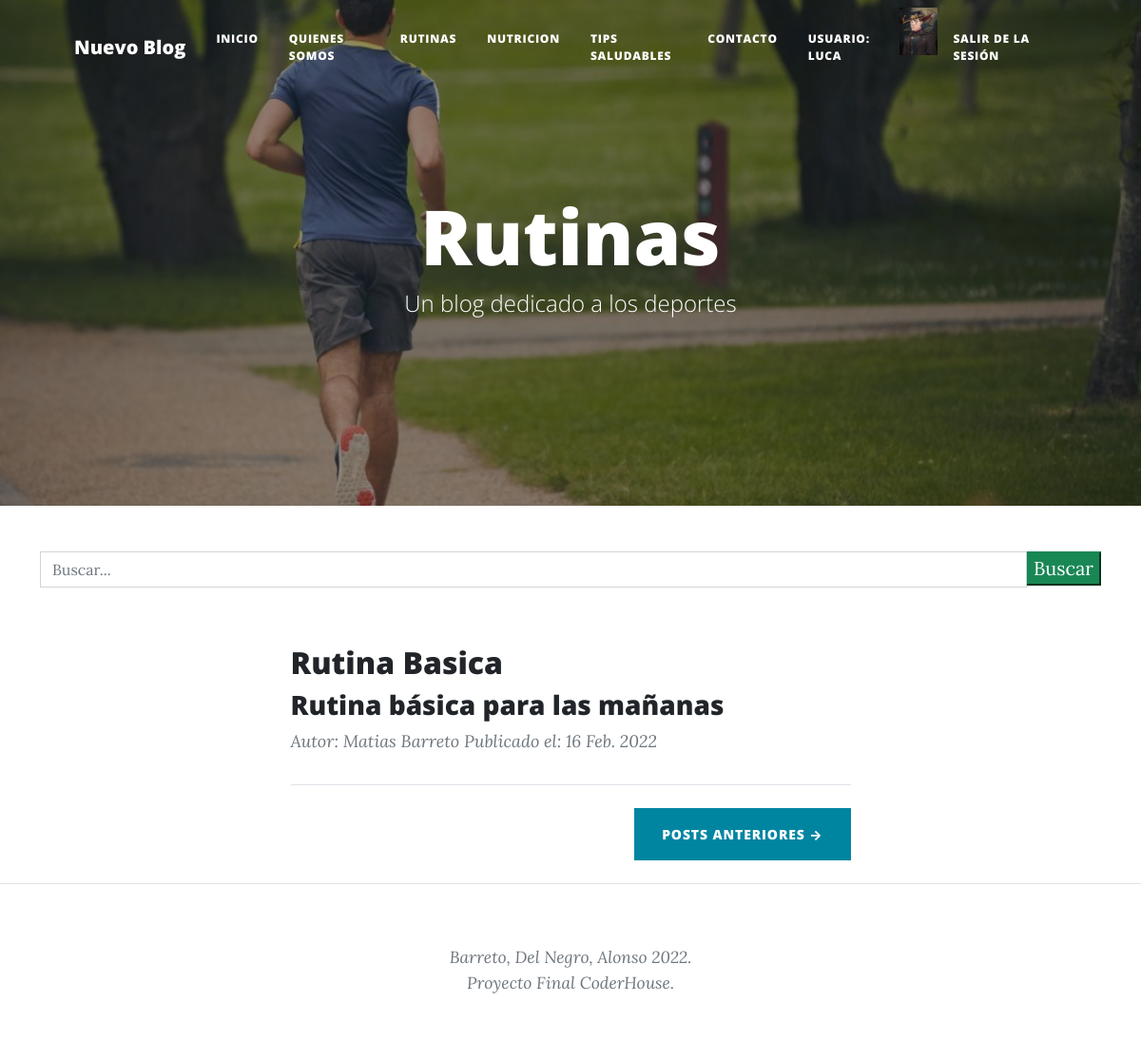
Page /rutinas (signed in) on the committed database.
### app_blog/models.py (models this page shows, shortened)
class Post(Model):
    id = models.AutoField(primary_key = True)
    titulo = models.CharField('Título', max_length = 100, blank = False, null = False)
    autor = models.ForeignKey(Autor, on_delete = models.CASCADE)
    categoria = models.ForeignKey(Categoria, on_delete=models.CASCADE)
    descripcion = models.CharField('Descripción', max_length=255, blank=False, null=False)
    contenido = RichTextField()
    imagen = models.URLField('Imagen', max_length=255, blank=False, null=False)
    slug = models.SlugField('Slug', max_length = 100, blank = False, null = False)
    estado = models.BooleanField('Publicado/No Publicado', default = True)
    fecha_creacion = models.DateField('Fecha de Creación', auto_now = False, auto_now_add = True)
    class Meta:
        verbose_name = 'Post'
        verbose_name_plural = "Posts"

class Autor(Model):
    id = models.AutoField(primary_key = True)
    nombre = models.CharField('Nombre', max_length = 255, null = False, blank = False)
    apellido = models.CharField('Apellido', max_length = 255, null = False, blank = False)
    twitter = models.URLField('Twitter', null = True, blank = True)
    web = models.URLField('Web Site', null = True, blank = True)
    email = models.EmailField ('E-mail', null = False, blank = False)
    estado = models.BooleanField('Autor Activo/Autor Inactivo', default = True)
    fecha_creacion = models.DateField('Fecha de Creación', auto_now = False, auto_now_add = True)
    class Meta:
        verbose_name = 'Autor'
        verbose_name_plural = 'Autores'
    def __str__(self):
        return f'Autor: {self.nombre} {self.apellido}'

### app_blog/views.py (the view, shortened to what this page needs)
# urls.py: path('rutinas', login_required(rutinas), name='rutinas'),
def rutinas(request):
    queryset = request.GET.get("buscar")
    post = Post.objects.filter(
        estado=True,
        categoria=Categoria.objects.get(nombre__iexact='Rutinas')
    )
    avatares = Avatar.objects.filter(user=request.user.id)
    if avatares:
        avatar_url = avatares.last().imagen.url
    else:
        avatar_url = ''
    return render(request, 'rutinas.html', {'avatar_url': avatar_url,'post': post})

### templates/rutinas.html (shortened to what this page needs)
{% extends "padre.html" %}
{% load static %}
{% block titulos_secciones %}
Rutinas
{% endblock titulos_secciones %}
{% block imagen_header %}
{% static 'app_blog/assets/img/rutinas.jpg' %}
{% endblock imagen_header %}

### templates/padre.html (shortened to what this page needs)
<!DOCTYPE html>
<html lang="es">
{% load static %}
    <head>
        <link href="{% static 'app_blog/css/styles.css' %}" rel="stylesheet" />
    </head>
    <body>
        <nav class="navbar navbar-expand-lg navbar-light" id="mainNav">
            <div class="container px-4 px-lg-5">
                <a class="navbar-brand" href="{% url 'index' %}">Nuevo Blog</a>
                <div class="collapse navbar-collapse" id="navbarResponsive">
                    <ul class="navbar-nav ms-auto py-4 py-lg-0">
                        <li class="nav-item"><a class="nav-link px-lg-3 py-3 py-lg-4" href="{% url 'index' %}">Inicio</a></li>
                        <li class="nav-item"><a class="nav-link px-lg-3 py-3 py-lg-4" href="{% url 'about' %}">Quienes somos</a></li>
                        <li class="nav-item"><a class="nav-link px-lg-3 py-3 py-lg-4" href="{% url 'rutinas' %}">Rutinas</a></li>
                        <li class="nav-item"><a class="nav-link px-lg-3 py-3 py-lg-4" href="{% url 'nutricion' %}">Nutricion</a></li>
                        <li class="nav-item"><a class="nav-link px-lg-3 py-3 py-lg-4" href="{% url 'saludable' %}">Tips saludables</a></li>
                        <li class="nav-item"><a class="nav-link px-lg-3 py-3 py-lg-4" href="{% url 'contacto' %}">Contacto</a></li>
                        <li class="nav-item"><a class="nav-link px-lg-3 py-3 py-lg-4" href="{% url 'editar_perfil' %}">Usuario: {{user.username}}</a></li>
                        {% if avatar_url == '' %}
                        <li> <a href="{% url 'avatar_add' %}"><img src="{% static 'app_blog\assets\img\anonimo01.jpg' %}"height= "50px"/> </a></li>
                        {% else %}
                        <li> <a href="{% url 'avatar_add' %}"><img src="{{avatar_url}}"height= "50px"/> </a></li>
                        {% endif %}
                        <li class="nav-item"><a class="nav-link px-lg-3 py-3 py-lg-4" href="{% url 'logout' %}">Salir de la sesión</a></li>
                    </ul>
                </div>
            </div>
        </nav>
        <header class="masthead" style="background-image: url({% block imagen_header %}{% static 'app_blog/assets/img/home-bg.jpg' %}{% endblock imagen_header %})">
            <div class="container position-relative px-4 px-lg-5">
                <div class="row gx-4 gx-lg-5 justify-content-center">
                    <div class="col-md-10 col-lg-8 col-xl-7">
                        <div class="site-heading">
                            <h1>{% block titulos_secciones %}Nuevo Blog{% endblock titulos_secciones %}</h1>
                            {% block subtitulo %}<span class="subheading">Un blog dedicado a los deportes</span>{% endblock subtitulo %}
                        </div>
                    </div>
                </div>
            </div>
        </header>
{% block barra_busqueda %}
<div class ="container">
    <div class = "row">
        <div class="col-md-12 search">
            <form method="get">
                <div id ="custom-search-input">
                    <div class="input-group col-md-12">
                        <input type="text" class="form-control" placeholder="Buscar..." name="buscar" value = "{{ request.GET.buscar }}">
                        <span class="input-group-list">
                            <button type="submit" class="boton btn-success">Buscar</button>
                        </span>
                    </div>
                </div>
            </form>
        </div>
    </div>
</div>
{% endblock barra_busqueda %}
<br>
<br>
        <div class="container px-4 px-lg-5">
            <div class="row gx-4 gx-lg-5 justify-content-center">
                <div class="col-md-10 col-lg-8 col-xl-7">
                    {% block contenido %}
                    {% if post %}
                        {% for p in post %}
                            <div class="post-preview">
                                    <h2 class="post-title">{{p.titulo}}</h2>
                                    <h3 class="post-subtitle">{{p.descripcion}}</h3>
                                <p class="post-meta">
                                    {{p.autor}}
                                    Publicado el: {{p.fecha_creacion}}
                                </p>
                            </div>
                            <hr class="my-4" />
                        {% endfor %}
                    {% else %}
                        <h3>No existen posteos registrados en esta categoria.</h3>
                    {% endif %}
                    {% endblock contenido %}
                    {% block boton %}
                <div class="d-flex justify-content-end mb-4"><a class="btn btn-primary text-uppercase" href="#!">Posts Anteriores →</a></div>
                    {% endblock boton %}
                </div>
            </div>
        </div>
        <footer class="border-top">
            <div class="container px-4 px-lg-5">
                <div class="row gx-4 gx-lg-5 justify-content-center">
                    <div class="col-md-10 col-lg-8 col-xl-7">
                        <div class="small text-center text-muted fst-italic">Barreto, Del Negro, Alonso 2022.<br>Proyecto Final CoderHouse.</div>
                    </div>
                </div>
            </div>
        </footer>
    </body>
</html>

### rows in the picture
Post: titulo "Rutina Basica", descripcion "Rutina básica para las mañanas", autor "Autor: Matias Barreto", fecha_creacion "16 Feb. 2022"

### other values in the picture
{{ user.username }} "LUCA"
